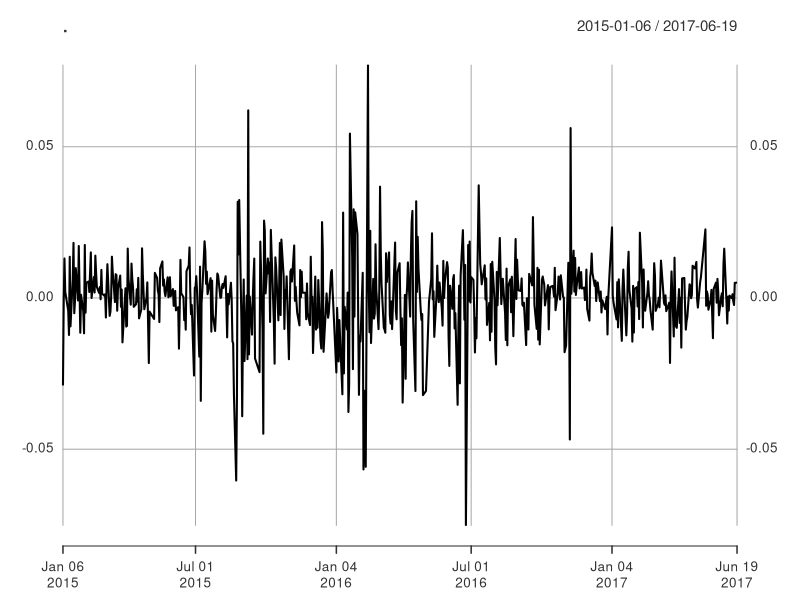
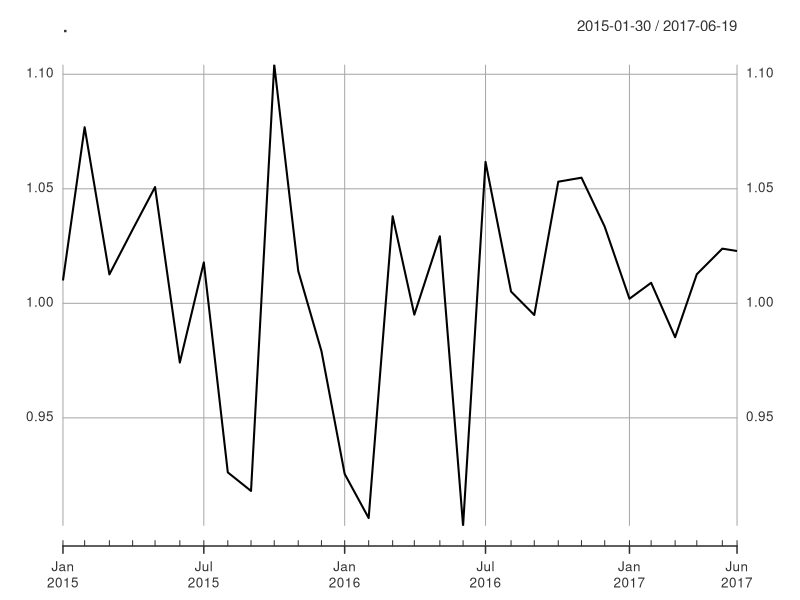
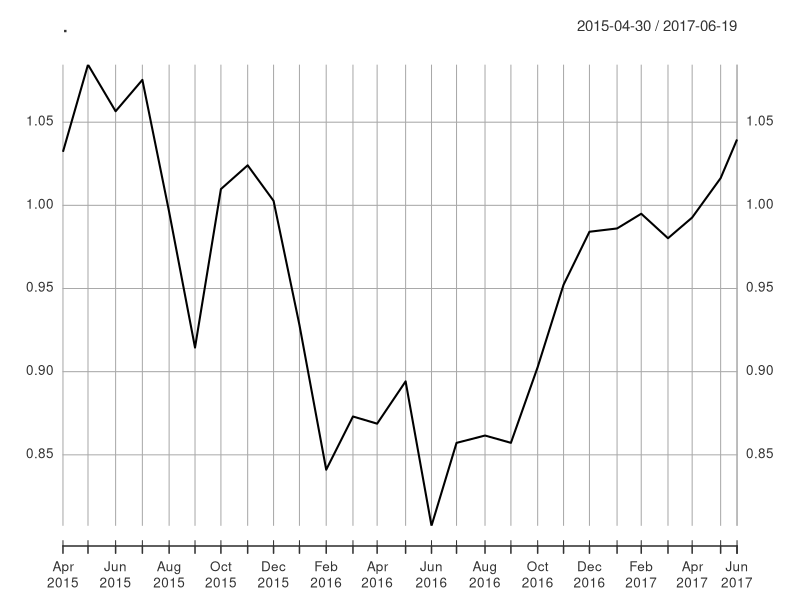

R code for these plots, in order:
library(glmnet)
library(tidyverse)
library(lubridate)
library(xts)
library(MASS)
library(foreach)
library(GGally)
library(ellipse)
library(hexbin)


benchmark.tmp <- read.csv("data/topix_index.csv")
benchmark.tmp %>% head()

benchmark.tmp2 <- xts(x=diff(log(benchmark.tmp$PX_LAST)), order.by =as.Date(benchmark.tmp$Date[-1]))
benchmark.tmp2 %>% plot()


benchmark <- apply.monthly(benchmark.tmp2, function(x) exp(sum(x)))
benchmark %>% plot()

benchmark.ret <- cumprod(benchmark[-c(1,2,3)])
benchmark.ret %>% plot(gpars=list(xlab="time", ylab="return(TOPIX)"))

date_vec <- seq(as.Date("2015-04-01"), as.Date("2017-06-01"), by = "1 month")
